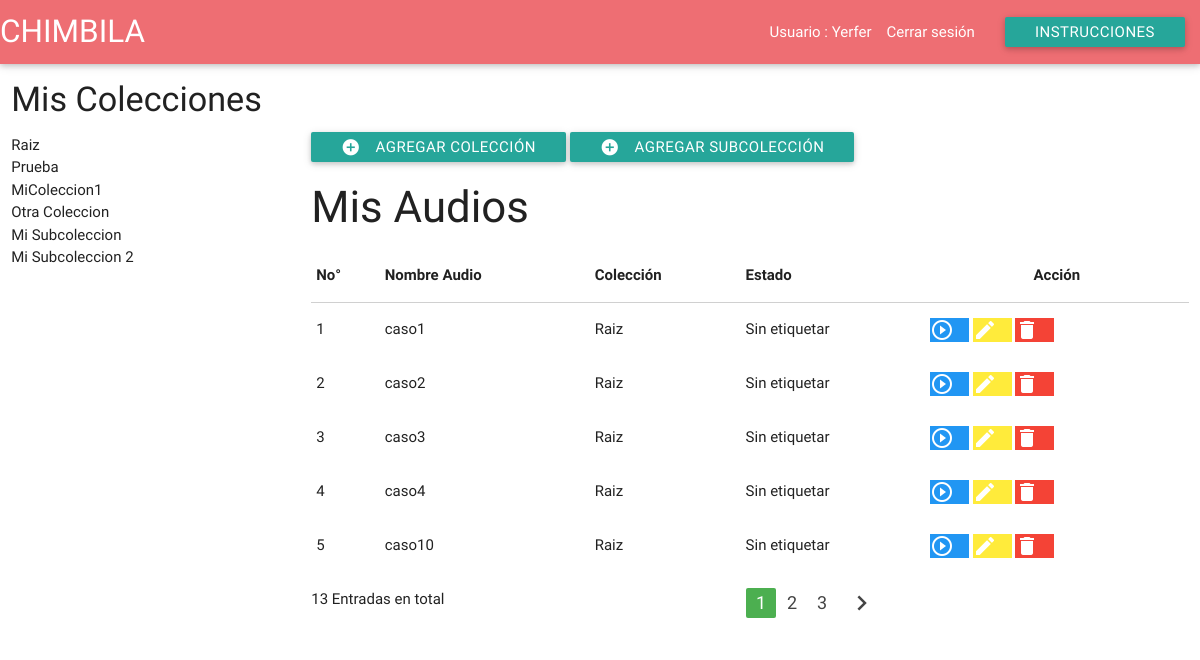
Screenshot of /audios.php (signed in) with the database file from the repository.
### tables this page shows
CREATE TABLE IF NOT EXISTS `usuario` (
  `id` INT(6) UNSIGNED NOT NULL AUTO_INCREMENT,
  `nombre` VARCHAR(30) NOT NULL,
  `apellido` VARCHAR(30) NOT NULL,
  `nickname` VARCHAR(50) NOT NULL,
  `email` VARCHAR(50) NOT NULL,
  `password` CHAR(41) NOT NULL,
  PRIMARY KEY (`id`),
  UNIQUE INDEX `email` (`email` ASC),
  UNIQUE INDEX `nickname_UNIQUE` (`nickname` ASC));

CREATE TABLE IF NOT EXISTS `jerarquia` (
  `id` INT(11) NOT NULL AUTO_INCREMENT,
  `nombre_coleccion` VARCHAR(150) NOT NULL,
  `antecesor_id` INT NULL,  
  `usuario_id` INT(6) UNSIGNED NOT NULL,
  PRIMARY KEY (`id`, `usuario_id`),
  CONSTRAINT `fk_jerarquia_usuario`
    FOREIGN KEY (`usuario_id`)
    REFERENCES `usuario` (`id`)
    ON DELETE NO ACTION
    ON UPDATE NO ACTION);

CREATE TABLE IF NOT EXISTS `audio` (
  `id` INT(11) NOT NULL AUTO_INCREMENT,
  `nombre_original` VARCHAR(45) NOT NULL,
  `nombre_audio` VARCHAR(45) NOT NULL,
  `ruta` VARCHAR(45) NULL DEFAULT NULL,
  PRIMARY KEY (`id`));

CREATE TABLE IF NOT EXISTS `tipo_estado` (
  `id` INT NOT NULL AUTO_INCREMENT,
  `nombre_estado` VARCHAR(45) NOT NULL,
  `descripcion` VARCHAR(250) NULL,
  PRIMARY KEY (`id`));

### www/session.php (called while the page is built, shortened)
<?php
$db = mysqli_connect("localhost:3306", "root", "","chimbilaDB") or die('Error en conexion a la DB');
$user_check=$_SESSION['login_user'];
$ses_sql=mysqli_query($db,"select id,email,nickname from usuario where email='$user_check'");
$row = mysqli_fetch_assoc($ses_sql);
$login_session=$row['nickname'];
$identificacion=$row['id'];
?>

### www/audios.php (the view, shortened to what this page needs)
<?php
include('session.php');
$resultado = mysqli_query($db,"SELECT a.nombre_audio, a.id, j.nombre_coleccion, t.nombre_estado FROM audio a, coleccion c, jerarquia j, tipo_estado t WHERE a.id=c.audio_id AND c.jerarquia_id=j.id AND t.id=c.tipo_estado_id AND j.usuario_id=".$identificacion."");
$coleccion = mysqli_query($db,"SELECT nombre_coleccion,antecesor_id FROM jerarquia WHERE jerarquia.usuario_id=".$identificacion."");
$contador=1;
?>
<!DOCTYPE html>
<html>
<head>
    <link rel="stylesheet" href="css/font-awesome.min.css">
    <link href="css/icon.css" rel="stylesheet">
    <link rel="stylesheet" href="css/materialize.min.css">
    <link rel="stylesheet" type="text/css" href="css/audio-annotator.css">
</head>
<body>
    <nav>
        <div class="nav-wrapper">
            <a href="audios.php" class="brand-logo">CHIMBILA</a>
            <ul id="nav-mobile" class="right hide-on-med-and-down">
                <li>Usuario : <?php echo $login_session; ?></li>
                <li><a href="logout.php">Cerrar sesión</a></li>
                <li><a class ="modal-trigger btn" id="trigger" href="#instructions-modal">Instrucciones</a></li>
            </ul>
        </div>
    </nav>
    <div class="row">
        <div class="col s3">
            <h4>Mis Colecciones</h4>
            <ul>
                <?php
                $px = "px";
                foreach ($coleccion as $key => $col) {
                    echo "<li style='padding-left: 0$px'>".utf8_encode($col['nombre_coleccion'])."</li>";
                }
                ?>
            </ul>
        </div>
        <br>
        <br><br>
        <div class="col s9">
            <div>
                <a class="modal-trigger waves-effect waves-light btn" id="trigger" href="#CrearColeccion-modal"><i class="material-icons left">add_circle</i>Agregar Colección</a>
                <a class="waves-effect waves-light btn"><i class="material-icons left">add_circle</i>Agregar Subcolección</a>
            </div>
            <div>
                <h3>Mis Audios</h3>
                <table cellpadding="1" cellspacing="1" class="table table-hover" id="myTable">
                    <thead>
                        <th>No°</th>
                        <th>Nombre Audio</th>
                        <th>Colección</th>
                        <th>Estado</th>
                        <th><center>Acción</center></th>
                    </thead>
                    <tbody>
                        <?php
                        foreach ($resultado as $key => $value) {
                            echo "<tr>";
                            echo "  <td>".$contador."</td>";
                            echo "  <td>".$value['nombre_audio']."</td>";
                            echo "  <td>".utf8_encode($value['nombre_coleccion'])."</td>";
                            echo "  <td>".utf8_encode($value['nombre_estado'])."</td>";
                            echo "  <td><a class='waves-effect waves-light blue btn-small white-text' onclick =' anotarAudios(" .$value['id'] ."); '><i class='material-icons left'>play_circle_outline</i></a>  <a class='waves-effect waves-light yellow btn-small white-text' onclick =' editarColeccion(" .$value['id'] ."); '><i class='material-icons left'>edit</i></a>  <a class='waves-effect waves-light red btn-small white-text' onclick =' eliminarColeccion(" .$value['id'] ."); '><i class='material-icons left'>delete</i></a></td>";
                            echo "</tr>";
                            $contador++;
                        }
                        ?>
                    </tbody>
                </table>
                <div class="col-md-12 center text-center">
                    <span class="left" id="total_reg"></span>
                    <ul class="pagination pager" id="myPager"></ul>
                </div>
            </div>
        </div>
    </div>
</body>
</html>

### www/css/audio-annotator.css (style rules this page uses)
.btn { height: 30px; line-height: 30px; }
html, body { background-color: #fff; }
nav { z-index: 10000; }

### rows the page displays
usuario: nickname "Yerfer"
jerarquia: nombre_coleccion "Raiz"
jerarquia: nombre_coleccion "Prueba"
jerarquia: nombre_coleccion "MiColeccion1"
jerarquia: nombre_coleccion "Otra Coleccion"
jerarquia: nombre_coleccion "Mi Subcoleccion"
jerarquia: nombre_coleccion "Mi Subcoleccion 2"
audio: nombre_audio "caso1", jerarquia.nombre_coleccion "Raiz", tipo_estado.nombre_estado "Sin etiquetar"
audio: nombre_audio "caso2", jerarquia.nombre_coleccion "Raiz", tipo_estado.nombre_estado "Sin etiquetar"
audio: nombre_audio "caso3", jerarquia.nombre_coleccion "Raiz", tipo_estado.nombre_estado "Sin etiquetar"
audio: nombre_audio "caso4", jerarquia.nombre_coleccion "Raiz", tipo_estado.nombre_estado "Sin etiquetar"
audio: nombre_audio "caso10", jerarquia.nombre_coleccion "Raiz", tipo_estado.nombre_estado "Sin etiquetar"
